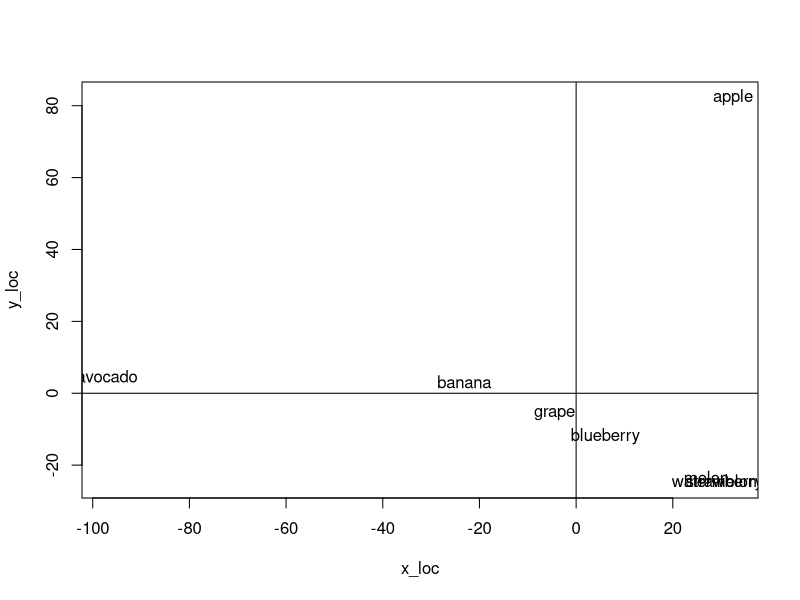

Reproduce this figure in R.
cal <- c(52, 160, 89, 57, 34, 32, 30, 69)
car <- c(112.4, 8.5, 22.8, 14.5, 8.2, 7.7, 7.6, 18.1)
fat <- c(0.2, 14.7, 1.3, 0.7, 0.2, 0.3, 0.2, 0.2)
pro <- c(0.3, 2.0, 1.1, 0.3, 0.8, 0.7, 0.6, 0.7)
fib <- c(2.4, 6.7, 2.6, 2.4, 0.9, 2.0, 0.4, 0.9)
sug <- c(10.4, 0.7, 12.2, 9.9, 7.9, 4.7, 6.2, 15.5)
fruits <- data.frame(cal, car, fat, pro, fib, sug)
rownames(fruits) <- c(
  "apple",
  "avocado",
  "banana",
  "blueberry",
  "melon",
  "watermelon",
  "strawberry",
  "grape"
)

fruits_dist <- dist(fruits) # 데이터 별 거리를 측정
fruits_loc <- cmdscale(fruits_dist)
x_loc <- fruits_loc[, 1]
y_loc <- fruits_loc[, 2]
plot(x_loc, y_loc, type = "n")
text(x_loc, y_loc, rownames(fruits))
abline(v = 0, h = 0)

# x_loc과 y_loc이 무엇을 의미하는지는 알 수 없다.
# 수박, 멜론, 딸기는 비슷한 부류의 과일이다.
# 사과와 아보카도는 나머지 과일과 다른 부류의 과일이다.